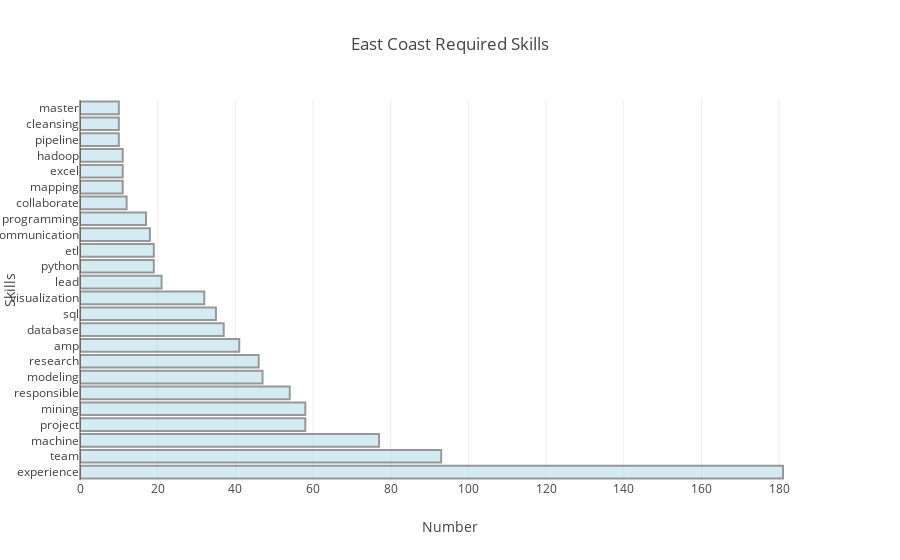

Notebook code cell kept with this figure:
### Code cell
dataEast = {'type' : 'bar',
                      'orientation' : 'h',
                     'x' : dfEast['number'],
                     'y' :dfEast['skills'],
                     'marker' : {'color' : 'lightblue',
                                'line' : {'color' : '#333',
                                          'width' : 2}},
                     'opacity' : 0.5,}
                     

layout = {'title' : "East Coast Required Skills",
         'xaxis' : {'title' : 'Number'},
         'yaxis' : {'title' : 'Skills'},
         }
fig = {'data' : [dataEast],
      'layout' : layout}
pyo.iplot(fig)
py.plot(fig, filename="East Coast Required Skills")

### Figure 1 — Plotly figure (JSON) as saved in the notebook; plotly's stock layout.template omitted (floating-point values rounded to 4 significant figures)
{"data": [{"marker": {"color": "lightblue", "line": {"color": "#333", "width": 2}}, "opacity": 0.5, "orientation": "h", "type": "bar", "x": [181, 93, 77, 58, 58, 54, 47, 46, 41, 37, 35, 32, 21, 19, 19, 18, 17, 12, 11, 11, 11, 10, 10, 10], "y": ["experience", "team", "machine", "project", "mining", "responsible", "modeling", "research", "amp", "database", "sql", "visualization", "lead", "python", "etl", "communication", "programming", "collaborate", "mapping", "excel", "hadoop", "pipeline", "cleansing", "master"]}], "layout": {"title": "East Coast Required Skills", "xaxis": {"title": "Number"}, "yaxis": {"title": "Skills"}}}
